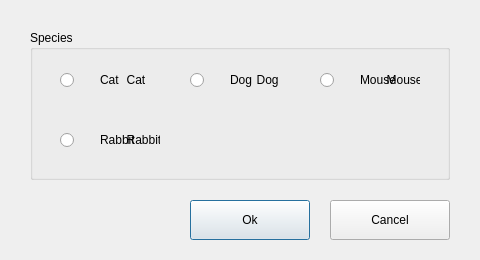
<?xml version="1.0" encoding="UTF-8"?>
<ui version="4.0">
 <class>SpeciesEditDialog</class>
 <widget class="QDialog" name="SpeciesEditDialog">
  <property name="geometry">
   <rect>
    <x>0</x>
    <y>0</y>
    <width>480</width>
    <height>260</height>
   </rect>
  </property>
  <property name="windowTitle">
   <string>SpeciesEditDialog</string>
  </property>
  <widget class="QGroupBox" name="gbSpecies">
   <property name="geometry">
    <rect>
     <x>30</x>
     <y>30</y>
     <width>420</width>
     <height>150</height>
    </rect>
   </property>
   <property name="title">
    <string>Species</string>
   </property>
   <widget class="QLabel" name="lbCat">
    <property name="geometry">
     <rect>
      <x>70</x>
      <y>30</y>
      <width>40</width>
      <height>40</height>
     </rect>
    </property>
    <property name="text">
     <string>Cat</string>
    </property>
   </widget>
   <widget class="QLabel" name="lbDog">
    <property name="geometry">
     <rect>
      <x>200</x>
      <y>30</y>
      <width>40</width>
      <height>40</height>
     </rect>
    </property>
    <property name="text">
     <string>Dog</string>
    </property>
   </widget>
   <widget class="QLabel" name="lbMouse">
    <property name="geometry">
     <rect>
      <x>330</x>
      <y>30</y>
      <width>40</width>
      <height>40</height>
     </rect>
    </property>
    <property name="text">
     <string>Mouse</string>
    </property>
   </widget>
   <widget class="QLabel" name="lbRabbit">
    <property name="geometry">
     <rect>
      <x>70</x>
      <y>90</y>
      <width>40</width>
      <height>40</height>
     </rect>
    </property>
    <property name="text">
     <string>Rabbit</string>
    </property>
   </widget>
   <widget class="QRadioButton" name="rbCat">
    <property name="geometry">
     <rect>
      <x>30</x>
      <y>30</y>
      <width>100</width>
      <height>40</height>
     </rect>
    </property>
    <property name="text">
     <string>              Cat</string>
    </property>
   </widget>
   <widget class="QRadioButton" name="rbDog">
    <property name="geometry">
     <rect>
      <x>160</x>
      <y>30</y>
      <width>100</width>
      <height>40</height>
     </rect>
    </property>
    <property name="text">
     <string>              Dog</string>
    </property>
   </widget>
   <widget class="QRadioButton" name="rbMouse">
    <property name="geometry">
     <rect>
      <x>290</x>
      <y>30</y>
      <width>100</width>
      <height>40</height>
     </rect>
    </property>
    <property name="text">
     <string>              Mouse</string>
    </property>
   </widget>
   <widget class="QRadioButton" name="rbRabbit">
    <property name="geometry">
     <rect>
      <x>30</x>
      <y>90</y>
      <width>100</width>
      <height>40</height>
     </rect>
    </property>
    <property name="text">
     <string>              Rabbit</string>
    </property>
   </widget>
  </widget>
  <widget class="QPushButton" name="pbOk">
   <property name="geometry">
    <rect>
     <x>190</x>
     <y>200</y>
     <width>120</width>
     <height>40</height>
    </rect>
   </property>
   <property name="text">
    <string>Ok</string>
   </property>
  </widget>
  <widget class="QPushButton" name="pbCancel">
   <property name="geometry">
    <rect>
     <x>330</x>
     <y>200</y>
     <width>120</width>
     <height>40</height>
    </rect>
   </property>
   <property name="text">
    <string>Cancel</string>
   </property>
  </widget>
 </widget>
 <layoutdefault spacing="6" margin="11"/>
 <resources/>
 <connections/>
</ui>
